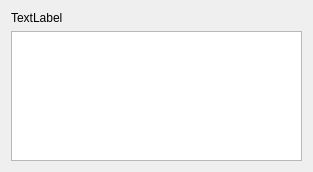
<?xml version="1.0" encoding="UTF-8"?>
<ui version="4.0">
 <class>CloseAppsDialog</class>
 <widget class="QDialog" name="CloseAppsDialog">
  <property name="geometry">
   <rect>
    <x>0</x>
    <y>0</y>
    <width>313</width>
    <height>172</height>
   </rect>
  </property>
  <property name="windowTitle">
   <string>Close Apps</string>
  </property>
  <layout class="QVBoxLayout" name="verticalLayout">
   <item>
    <widget class="QLabel" name="text">
     <property name="toolTip">
      <string notr="true"/>
     </property>
     <property name="text">
      <string notr="true">TextLabel</string>
     </property>
     <property name="wordWrap">
      <bool>true</bool>
     </property>
    </widget>
   </item>
   <item>
    <widget class="QListWidget" name="listWidget">
     <property name="selectionMode">
      <enum>QAbstractItemView::NoSelection</enum>
     </property>
    </widget>
   </item>
  </layout>
 </widget>
 <resources/>
 <connections/>
</ui>
